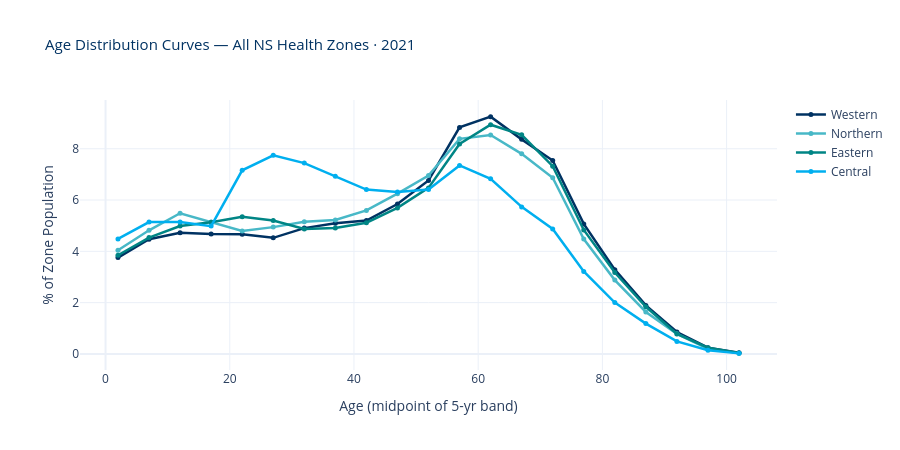

The cell this chart's notebook holds for it:
### Markdown cell above
<div style="border-left: 4px solid #48B8C7; padding: 10px 15px; margin: 10px 0; background-color: rgba(0,88,164,0.05); border-radius: 4px;">

**📈 Age Distribution Curves — Comparing Zone Shapes**

Each subplot shows one zone's population as a **percentage curve** by age:
- The **x-axis** is age (midpoint of each 5-year band)
- The **y-axis** is what percentage of that zone's total population falls in that age band
- The **shaded area** under the curve emphasises where the population mass sits
- The **peak annotation** marks the single most populous age band

**Why percentages instead of raw counts?**
Because Central has 461K people and Northern has 150K — raw counts would make Central's bars dwarf everything else. Percentages let us compare the *shape* of the age distribution regardless of zone size.

**What to look for:**
- Does the peak fall in the 50s–60s (aging) or the 20s–30s (young)?
- Is the curve **right-skewed** (more old people) or **left-skewed** (more young people)?
- How steep is the drop-off after 70? A gradual decline means many people surviving into old age.

</div>

### Code cell
# ══════════════════════════════════════════════════════════════════════════════
# INTERACTIVE AGE DISTRIBUTION OVERLAY — Plotly
# ══════════════════════════════════════════════════════════════════════════════

fig = go.Figure()
for zone in zones:
    zdf = df[df['Health Zone Name'] == zone].sort_values('AgeMid')
    pct_share = zdf['Total'] / zdf['Total'].sum() * 100
    fig.add_trace(go.Scatter(
        x=zdf['AgeMid'], y=pct_share,
        mode='lines+markers', name=zone,
        line=dict(color=ZONE_COLORS[zone], width=2.5),
        marker=dict(size=5),
        hovertemplate=f'{zone}<br>Age %{{x:.0f}}: %{{y:.2f}}%<extra></extra>',
    ))

fig.update_layout(
    title=dict(text='Age Distribution Curves — All NS Health Zones · 2021',
               font=dict(size=15, color=NS['deep_blue'])),
    xaxis_title='Age (midpoint of 5-yr band)',
    yaxis_title='% of Zone Population',
    template='plotly_white', height=450,
    hovermode='x unified',
)
fig.show()

### Figure 1 — Plotly figure (JSON) as saved in the notebook; plotly's stock layout.template omitted (floating-point values rounded to 4 significant figures)
{"data": [{"hovertemplate": "Western<br>Age %{x:.0f}: %{y:.2f}%<extra></extra>", "line": {"color": "#003262", "width": 2.5}, "marker": {"size": 5}, "mode": "lines+markers", "name": "Western", "type": "scatter", "x": [2.0, 7.0, 12.0, 17.0, 22.0, 27.0, 32.0, 37.0, 42.0, 47.0, 52.0, 57.0, 62.0, 67.0, 72.0, 77.0, 82.0, 87.0, 92.0, 97.0, 102.0], "y": [3.757, 4.473, 4.724, 4.676, 4.664, 4.526, 4.905, 5.093, 5.199, 5.845, 6.764, 8.833, 9.252, 8.365, 7.538, 5.068, 3.284, 1.89, 0.8518, 0.2437, 0.04774]}, {"hovertemplate": "Northern<br>Age %{x:.0f}: %{y:.2f}%<extra></extra>", "line": {"color": "#48B8C7", "width": 2.5}, "marker": {"size": 5}, "mode": "lines+markers", "name": "Northern", "type": "scatter", "x": [2.0, 7.0, 12.0, 17.0, 22.0, 27.0, 32.0, 37.0, 42.0, 47.0, 52.0, 57.0, 62.0, 67.0, 72.0, 77.0, 82.0, 87.0, 92.0, 97.0, 102.0], "y": [4.041, 4.82, 5.485, 5.148, 4.793, 4.944, 5.154, 5.221, 5.596, 6.247, 6.956, 8.387, 8.537, 7.802, 6.869, 4.476, 2.878, 1.635, 0.7822, 0.1972, 0.03008]}, {"hovertemplate": "Eastern<br>Age %{x:.0f}: %{y:.2f}%<extra></extra>", "line": {"color": "#008585", "width": 2.5}, "marker": {"size": 5}, "mode": "lines+markers", "name": "Eastern", "type": "scatter", "x": [2.0, 7.0, 12.0, 17.0, 22.0, 27.0, 32.0, 37.0, 42.0, 47.0, 52.0, 57.0, 62.0, 67.0, 72.0, 77.0, 82.0, 87.0, 92.0, 97.0, 102.0], "y": [3.846, 4.536, 4.984, 5.131, 5.347, 5.203, 4.874, 4.912, 5.116, 5.692, 6.473, 8.187, 8.936, 8.545, 7.319, 4.833, 3.172, 1.837, 0.7805, 0.2414, 0.03448]}, {"hovertemplate": "Central<br>Age %{x:.0f}: %{y:.2f}%<extra></extra>", "line": {"color": "#00AFEF", "width": 2.5}, "marker": {"size": 5}, "mode": "lines+markers", "name": "Central", "type": "scatter", "x": [2.0, 7.0, 12.0, 17.0, 22.0, 27.0, 32.0, 37.0, 42.0, 47.0, 52.0, 57.0, 62.0, 67.0, 72.0, 77.0, 82.0, 87.0, 92.0, 97.0, 102.0], "y": [4.483, 5.142, 5.146, 4.983, 7.16, 7.746, 7.441, 6.931, 6.407, 6.317, 6.412, 7.349, 6.829, 5.733, 4.874, 3.216, 2.001, 1.183, 0.4856, 0.1409, 0.02059]}], "layout": {"height": 450, "hovermode": "x unified", "title": {"font": {"color": "#003262", "size": 15}, "text": "Age Distribution Curves — All NS Health Zones · 2021"}, "xaxis": {"title": {"text": "Age (midpoint of 5-yr band)"}}, "yaxis": {"title": {"text": "% of Zone Population"}}}}
